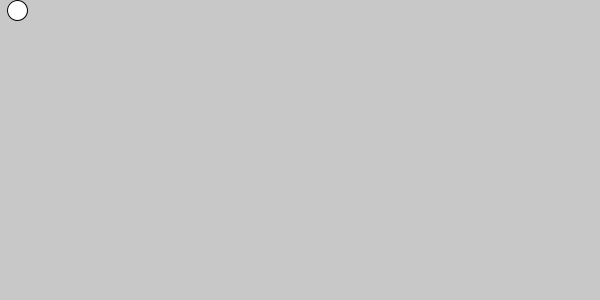
Frame 1 (no input)
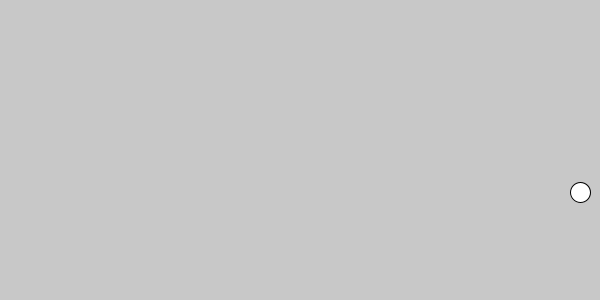
Frame 60 (the mouse pressed at the canvas centre just before this capture)
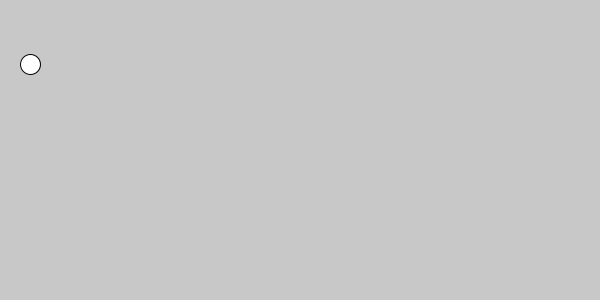
Frame 120 (the mouse held since frame 60 and released just before this capture)

The Processing sketch that drew these frames (run headless with seeded random() and noise(); from frame 60 on, the mouse is pressed at the canvas centre):

// Processing sketch: processing_129007
// ── processing_129007.pde

float x, y;
float x_velocity, y_velocity;
float gravity;
float radius;

void setup()
{
  size(600,300);
  x=7;
  y=10;
  x_velocity =  10;
  y_velocity=0;
  gravity = 0.1;
  radius = 10;
}

void draw()
{
  background(200);
  y_velocity += gravity;
  x += x_velocity;
 y += y_velocity;
 if (y>height)
 {
   y=height;
   y_velocity =-y_velocity;
 }
 if (x<radius)
 {
   x= radius;
   x_velocity =-x_velocity;
 }
 if (x>(width-radius))
 {
   x=width-radius;
   x_velocity =-x_velocity;
 }
  ball(x,y);
}

void ball(float x, float y)
{
  pushMatrix();
  translate(x,y);
  ellipseMode(RADIUS);
  ellipse(0,0,radius,radius);
  popMatrix();
 
}
